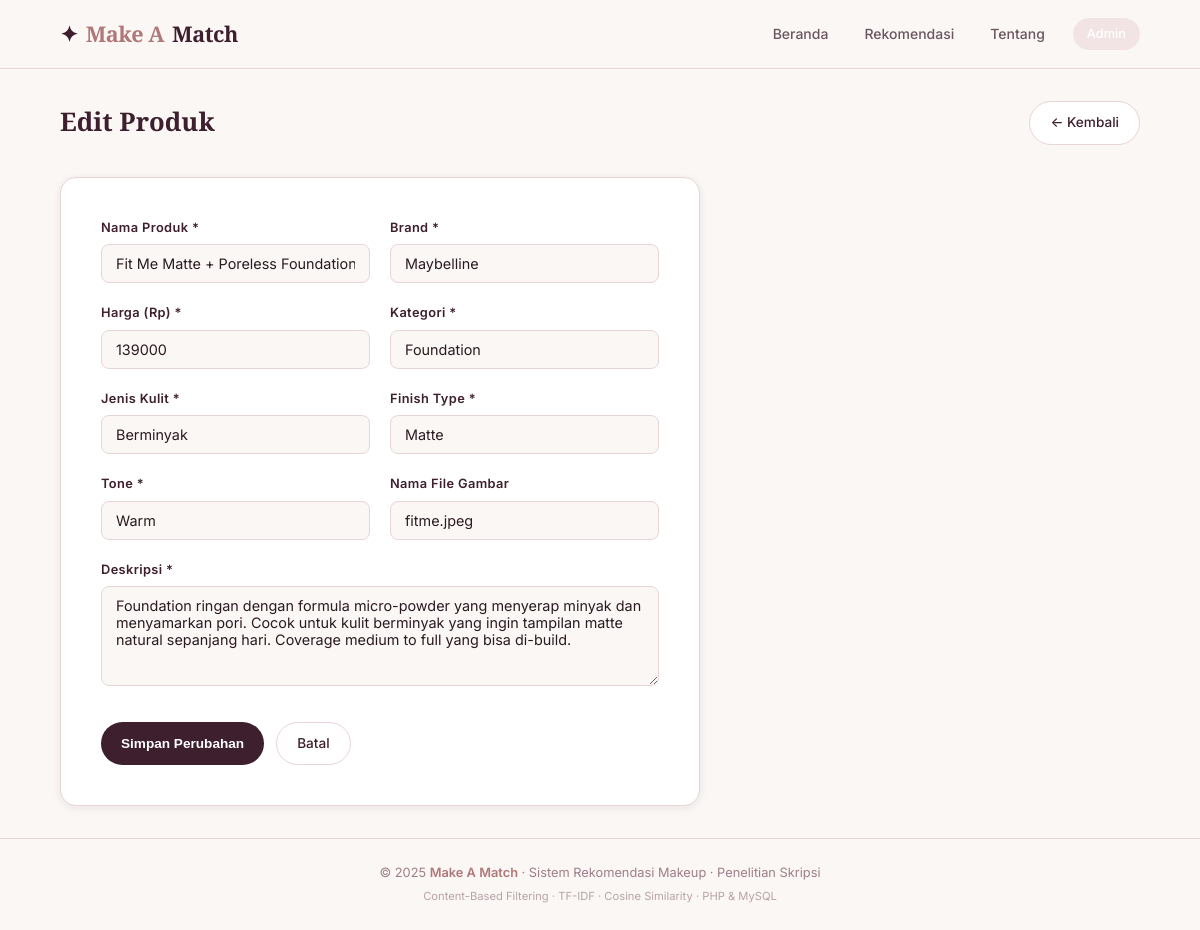
The app's page /admin/edit.php?id=1 (signed in) with its own data.
### tables this page shows
CREATE TABLE produk (
    id INT AUTO_INCREMENT PRIMARY KEY,
    nama_produk VARCHAR(150) NOT NULL,
    brand VARCHAR(100) NOT NULL,
    harga INT NOT NULL DEFAULT 0,
    gambar VARCHAR(255) NOT NULL DEFAULT 'placeholder.jpg',
    kategori VARCHAR(80) NOT NULL,
    jenis_kulit VARCHAR(80) NOT NULL,
    finish_type VARCHAR(80) NOT NULL,
    tone VARCHAR(80) NOT NULL,
    deskripsi TEXT NOT NULL,
    created_at TIMESTAMP DEFAULT CURRENT_TIMESTAMP,
    updated_at TIMESTAMP DEFAULT CURRENT_TIMESTAMP ON UPDATE CURRENT_TIMESTAMP
);

### admin/edit.php (the view, shortened to what this page needs)
<?php
include '../includes/koneksi.php';
$id = (int)($_GET['id'] ?? 0);
$data = mysqli_fetch_assoc(mysqli_query($conn, "SELECT * FROM produk WHERE id = $id LIMIT 1"));
include '../includes/header.php';
?>
<div class="admin-layout">
    <div class="admin-header">
        <h1>Edit Produk</h1>
        <a href="index.php" class="btn-secondary">← Kembali</a>
    </div>
    <form method="POST" class="admin-form">
        <div class="form-row">
            <div class="form-group">
                <label>Nama Produk *</label>
                <input type="text" name="nama_produk" value="<?= htmlspecialchars($data['nama_produk']) ?>" required>
            </div>
            <div class="form-group">
                <label>Brand *</label>
                <input type="text" name="brand" value="<?= htmlspecialchars($data['brand']) ?>" required>
            </div>
        </div>
        <div class="form-row">
            <div class="form-group">
                <label>Harga (Rp) *</label>
                <input type="number" name="harga" value="<?= $data['harga'] ?>" min="0" required>
            </div>
            <div class="form-group">
                <label>Kategori *</label>
                <input type="text" name="kategori" value="<?= htmlspecialchars($data['kategori']) ?>" required>
            </div>
        </div>
        <div class="form-row">
            <div class="form-group">
                <label>Jenis Kulit *</label>
                <input type="text" name="jenis_kulit" value="<?= htmlspecialchars($data['jenis_kulit']) ?>" required>
            </div>
            <div class="form-group">
                <label>Finish Type *</label>
                <input type="text" name="finish_type" value="<?= htmlspecialchars($data['finish_type']) ?>" required>
            </div>
        </div>
        <div class="form-row">
            <div class="form-group">
                <label>Tone *</label>
                <input type="text" name="tone" value="<?= htmlspecialchars($data['tone']) ?>" required>
            </div>
            <div class="form-group">
                <label>Nama File Gambar</label>
                <input type="text" name="gambar" value="<?= htmlspecialchars($data['gambar']) ?>">
            </div>
        </div>
        <div class="form-group">
            <label>Deskripsi *</label>
            <textarea name="deskripsi" required><?= htmlspecialchars($data['deskripsi']) ?></textarea>
        </div>
        <div class="form-actions">
            <button type="submit" class="btn-primary">Simpan Perubahan</button>
            <a href="index.php" class="btn-secondary">Batal</a>
        </div>
    </form>
</div>
<?php include '../includes/footer.php'; ?>

### css/style.css (style rules this page uses)
*, *::before, *::after { margin: 0; padding: 0; box-sizing: border-box; }
:root { --rose: #D4A5A5; --rose-light: #F2E4E4; --rose-deep: #B07878; --plum: #3D1F2D; --plum-mid: #6B3F52; --cream: #FAF7F5; --white: #FFFFFF; --text-dark: #2C1A22; --text-mid: #6B5560; --text-light: #9E7E8A; --border: #E8D5D5; --shadow-sm: 0 2px 8px rgba(61,31,45,0.08); --shadow-md: 0 8px 32px rgba(61,31,45,0.12); --shadow-lg: 0 20px 60px rgba(61,31,45,0.18); --radius: 16px; --radius-sm: 8px; --radius-pill: 100px; --transition: 0.25s cubic-bezier(0.4, 0, 0.2, 1); --max-width: 1200px; }
html { scroll-behavior: smooth; }
body { font-family: 'Inter', -apple-system, BlinkMacSystemFont, sans-serif; background-color: var(--cream); color: var(--text-dark); line-height: 1.6; min-height: 100vh; }
a { text-decoration: none; color: inherit; }
.btn-secondary { display: inline-block; background: var(--white); border: 1.5px solid var(--border); color: var(--plum); font-size: 0.85rem; font-weight: 500; padding: 10px 20px; border-radius: var(--radius-pill); transition: all var(--transition); }
.admin-layout { min-height: calc(100vh - 68px); padding: 32px 5%; max-width: var(--max-width); margin: 0 auto; }
.admin-header { display: flex; align-items: center; justify-content: space-between; margin-bottom: 32px; flex-wrap: wrap; gap: 16px; }
.admin-header h1 { font-family: 'Playfair Display', serif; font-size: 1.6rem; font-weight: 700; color: var(--plum); }
.btn-primary { display: inline-flex; align-items: center; gap: 6px; background: var(--plum); color: var(--white); font-size: 0.85rem; font-weight: 600; padding: 10px 20px; border-radius: var(--radius-pill); border: none; cursor: pointer; transition: background var(--transition); }
.admin-form { max-width: 640px; background: var(--white); border-radius: var(--radius); border: 1px solid var(--border); padding: 40px; box-shadow: var(--shadow-sm); }
.form-group { margin-bottom: 20px; }
.form-group label { display: block; font-size: 0.8rem; font-weight: 600; color: var(--plum); margin-bottom: 6px; letter-spacing: 0.03em; }
.form-group input, .form-group select, .form-group textarea { width: 100%; padding: 10px 14px; border: 1.5px solid var(--border); border-radius: var(--radius-sm); font-family: 'Inter', sans-serif; font-size: 0.9rem; color: var(--text-dark); background: var(--cream); transition: border-color var(--transition); }
.form-group textarea { resize: vertical; min-height: 100px; }
.form-actions { display: flex; gap: 12px; margin-top: 28px; }
.form-row { display: grid; grid-template-columns: 1fr 1fr; gap: 20px; }

### records on screen
produk: nama_produk "Fit Me Matte + Poreless Foundation", brand "Maybelline", harga "139000", kategori "Foundation", jenis_kulit "Berminyak", finish_type "Matte", tone "Warm", gambar "fitme.jpeg", deskripsi "Foundation ringan dengan formula micro-powder yang menyerap minyak dan menyamarkan pori. Cocok untuk kulit berminyak yang ingin tampilan matte natural sepanjang hari. Coverage medium to full yang bisa di-build."
